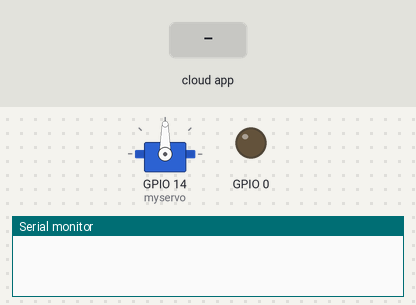
Bench run of a sketch on a simulated ESP8266 (NodeMCU). Parts: servo, output pins drawn as LEDs (lit = HIGH), the last lines printed to the serial monitor. The inputs (shaded band) are chosen by the test bench.

Above: at 2.7 s.
2.8 s: the phone or cloud app sets 3 to 1
At 4.9 s:
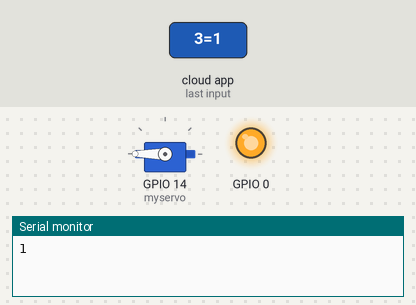
At 8.4 s:
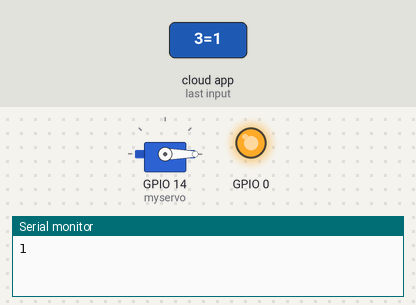
8.6 s: the phone or cloud app sets 3 to 0
At 9.2 s:
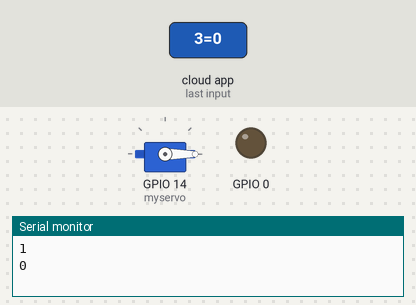
Timing chart, 0 to 11.6 s (numbered marks = the images above; inputs shaded):
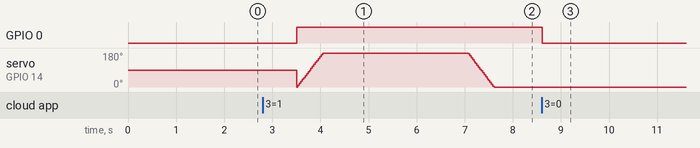

The sketch:

Servo.ino
```cpp
//////////////////////////////////////////////////////////////////////////////////
//                               Setup for Servo                                //
//////////////////////////////////////////////////////////////////////////////////

/*
 * Connection Map
 *
 * Orange - Pin 14
 * RED - USB
 * Brown - Gnd
 */

#include <Servo.h>

Servo myservo;  // create servo object to control a servo
int pos = 0;    // variable to store the servo position

//////////////////////////////////////////////////////////////////////////////////
//                             Setup for CAYENNE IOT                            //
//////////////////////////////////////////////////////////////////////////////////

//#define CAYENNE_DEBUG
#define CAYENNE_PRINT Serial
#include <CayenneMQTTESP8266.h>

// WiFi network info.
char ssid[] = "ssid";
char wifiPassword[] = "pass";

// Cayenne authentication info. This should be obtained from the Cayenne Dashboard.
char username[] = "username";
char password[] = "pass";
char clientID[] = "client ID";


//////////////////////////////////////////////////////////////////////////////////
//                                      Setup                                   //
//////////////////////////////////////////////////////////////////////////////////


void setup() {
  Serial.begin(115200);

  // Initilize the Servo on pin 14.
  myservo.attach(14);


  Cayenne.begin(username, password, clientID, ssid, wifiPassword);
  pinMode(0,OUTPUT);
}


//////////////////////////////////////////////////////////////////////////////////
//                                      Loop                                    //
//////////////////////////////////////////////////////////////////////////////////
void loop() {
  Cayenne.loop();
}


//////////////////////////////////////////////////////////////////////////////////
//                              Extra Cayenne Code                              //
//////////////////////////////////////////////////////////////////////////////////


// Default function for sending sensor data at intervals to Cayenne.
// You can also use functions for specific channels, e.g CAYENNE_OUT(1) for sending channel 1 data.
CAYENNE_OUT_DEFAULT()
{
	// Write data to Cayenne here. This example just sends the current uptime in milliseconds on virtual channel 0.
	// Cayenne.virtualWrite(0, millis());
	// Some examples of other functions you can use to send data.
	//Cayenne.celsiusWrite(1, 22.0);
	//Cayenne.luxWrite(2, 700);
	//Cayenne.virtualWrite(3, 50, TYPE_PROXIMITY, UNIT_CENTIMETER);
}

// Default function for processing actuator commands from the Cayenne Dashboard.
// You can also use functions for specific channels, e.g CAYENNE_IN(1) for channel 1 commands.
CAYENNE_IN_DEFAULT()
{
	CAYENNE_LOG("Channel %u, value %s", request.channel, getValue.asString());
	//Process message here. If there is an error set an error message using getValue.setError(), e.g getValue.setError("Error message");
}


//////////////////////////////////////////////////////////////////////////////////
//                              Servo Comparison Code                             //
//////////////////////////////////////////////////////////////////////////////////


CAYENNE_IN(V3){
  int servoState = getValue.asInt();

  Serial.println(servoState);
  digitalWrite (0,servoState);

  if(servoState)
  {

      // Unlocking
      for (pos = 0; pos <= 180; pos += 5)
      { // goes from 0 degrees to 180 degree in steps of 1 degree
          myservo.write(pos);              // tell servo to go to position in variable 'pos'
          delay(15);                       // waits 15ms for the servo to reach the position
      }


      delay(3000);	// Keep the door open for 3 sec.

      // Locking
      for (pos = 180; pos >= 0; pos -= 5) // goes from 180 degrees to 0 degrees
      {
        myservo.write(pos);              // tell servo to go to position in variable 'pos'
        delay(15);                       // waits 15ms for the servo to reach the position
      }
  }
}
```

Measured:
- after the input at 2.8 s, GPIO 0: LOW → HIGH after 0.70 s
- after the input at 8.6 s, GPIO 0: HIGH → LOW at once
